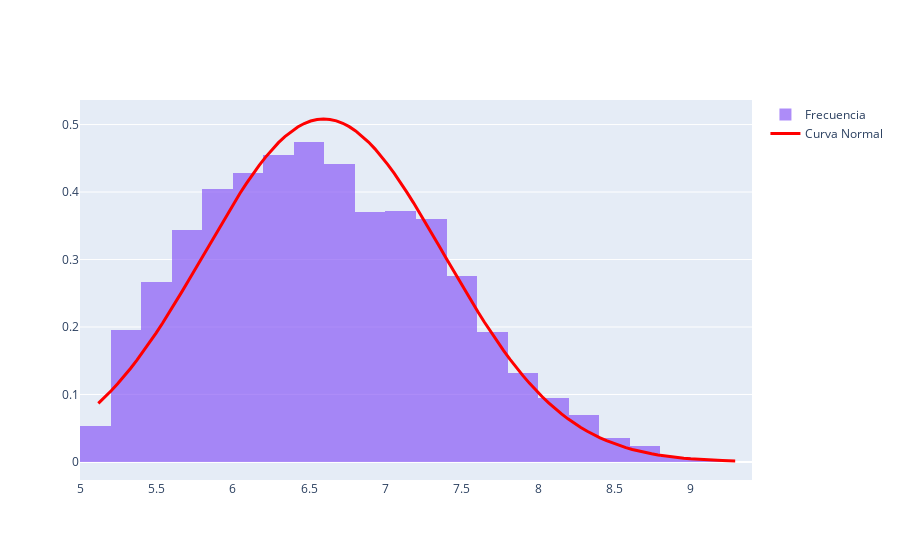

Notebook code cell kept with this figure:
### Markdown cell above
#### Paso 2: Generar Curva Normal Teórica

Se calcula una distribución normal con la misma media y desviación estándar que los datos reales.

---

### Code cell
x_curva = np.linspace(df['score'].min(), df['score'].max(), 100)  # 100 puntos
y_curva = stats.norm.pdf(x_curva, media, desviacion)  # Función densidad normal
fig1.add_trace(go.Scatter(
    x=x_curva,
    y=y_curva,
    mode='lines',
    name='Curva Normal',
    line=dict(color='red', width=3)
))
